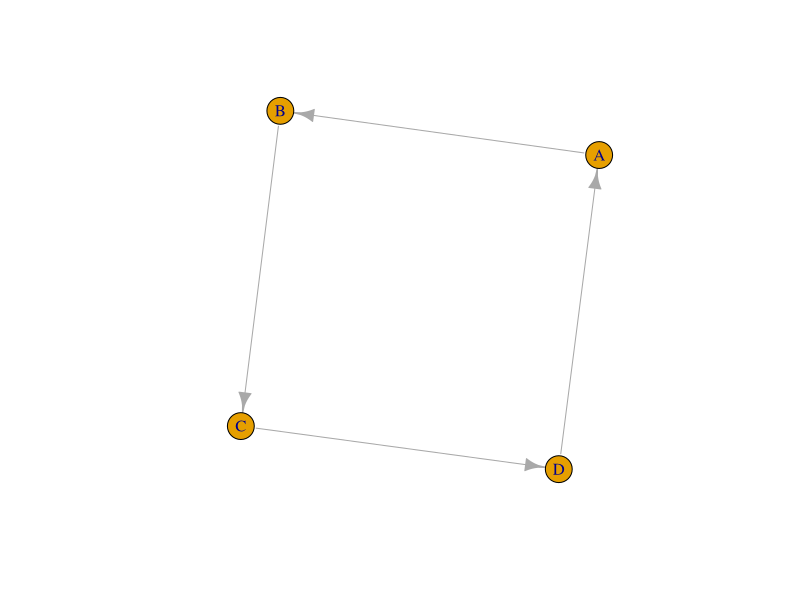
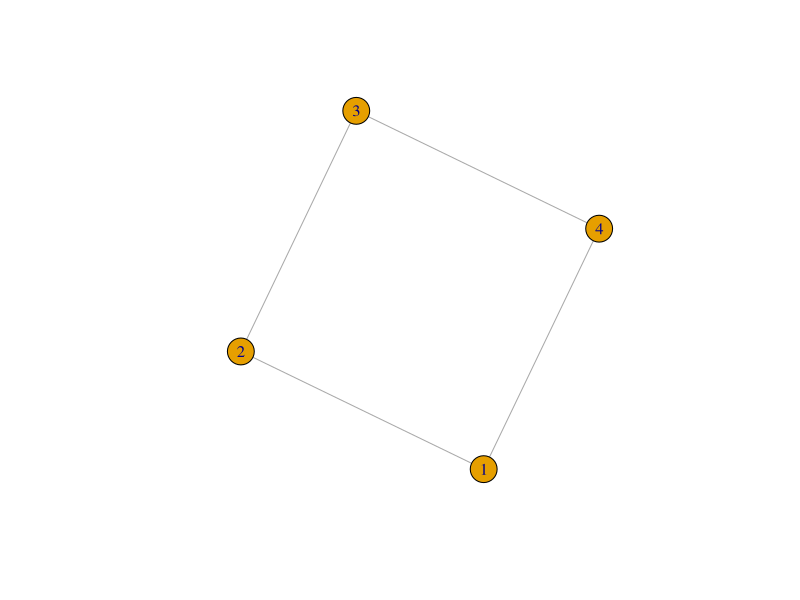
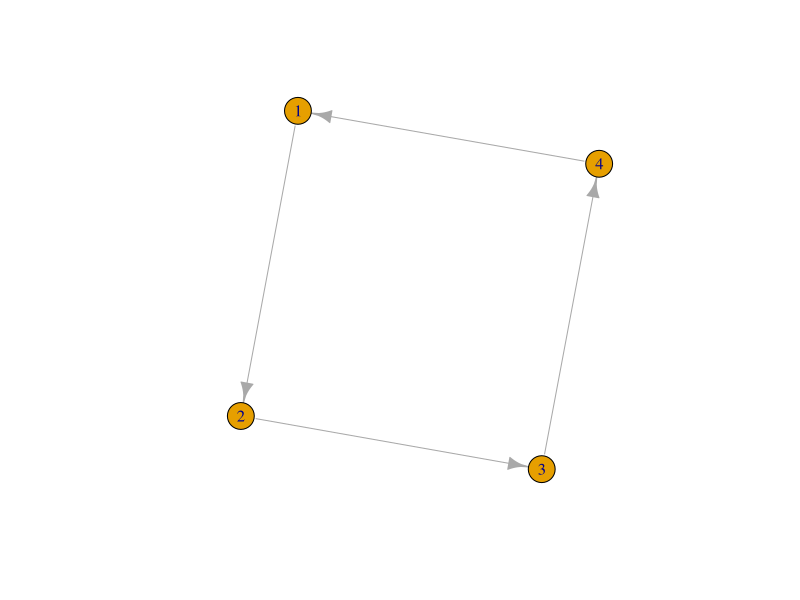
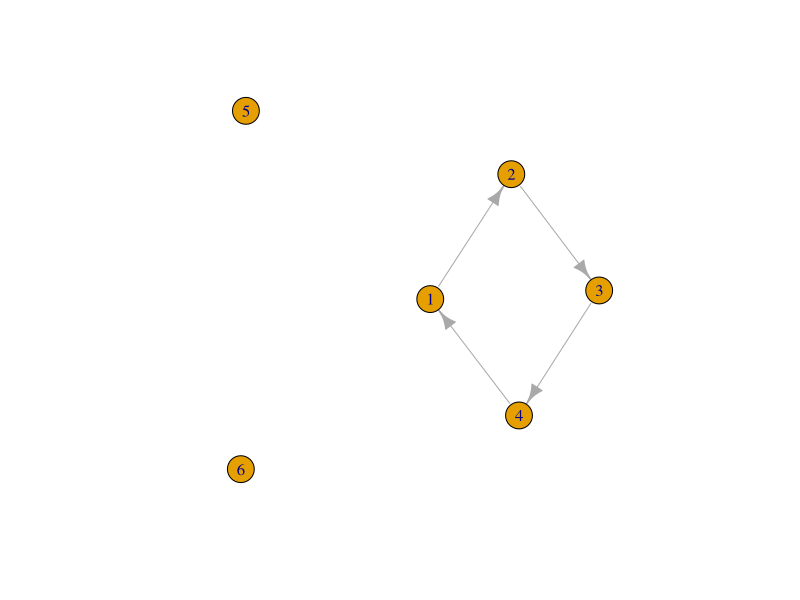
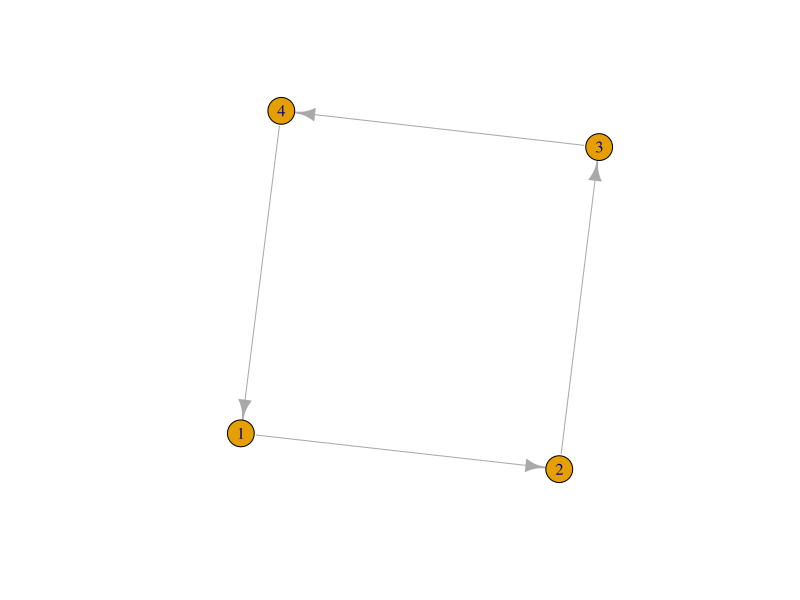
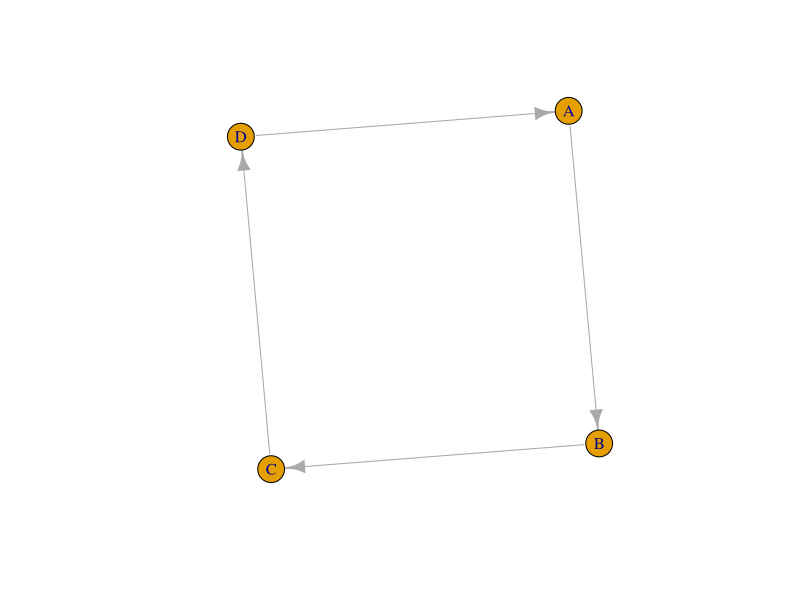
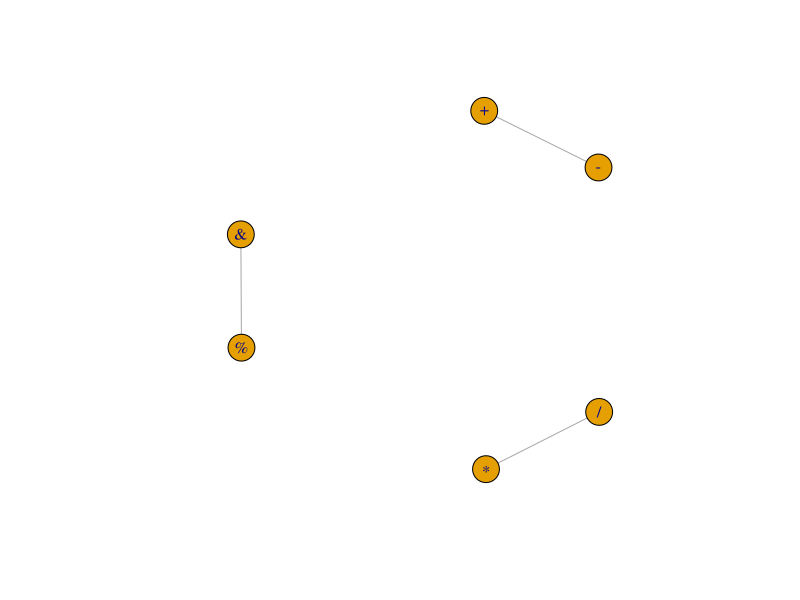
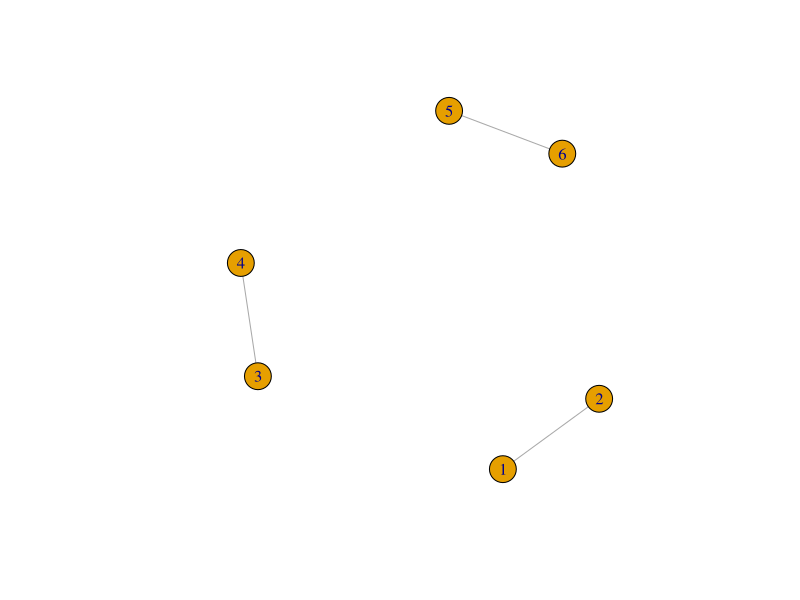

Generate these figures, in order, with R: (Note: this script raises an error after producing the figures.)
## ---- chunk 1
library(igraph)
group <- graph( edges=c('A','B', 'B','C', 'C','D', 'D','A'))
plot(group)
## ---- chunk 2
group1 <- graph( edges=c(1,2, 2,3, 3,4, 4,1), directed=F ) 
plot(group1)
group2 <- graph( edges=c(1,2, 2,3, 3,4, 4,1), directed=T)
plot(group2)
## ---- chunk 3
group3 <- graph(edges=c(1,2, 2,3, 3,4, 4,1), n=6)
plot(group3)
group4 <- graph(edges=c(1,2, 2,3, 3,4, 4,1), n=3)
plot(group4) # produces same result as first graphs
## ---- chunk 4
edges = data.frame(x = c('A','B','C','D'), y = c('B','C','D','A'))
graph1 <- graph_from_data_frame(edges)
plot(graph1)
## ---- chunk 5
graph2 <- graph_from_literal( "+" -- "-", "*" -- "/", "%" -- "&" )
plot(graph2)
## ---- chunk 6
edgelist = matrix(c(1, 2, 3, 4, 5, 6), ncol = 2, byrow = TRUE)
graph3 <- graph_from_edgelist(edgelist, directed = FALSE)
plot(graph3)
## ---- chunk 7
adjm <- matrix(rnorm(100,0,1), nrow=10, ncol=10)
graph4<- graph_from_adjacency_matrix(adjmatrix = adjm, mode="undirected")
plot(graph4)
## ---- chunk 8
emptyGraph <- make_empty_graph(50)
plot(emptyGraph, vertex.size=20)
## ---- chunk 9
fg <- make_full_graph(40)
plot(fg, vertex.size=10, vertex.label=NA)
## ---- chunk 10
st <- make_star(40)
plot(st, vertex.size=10, vertex.label=NA) 
## ---- chunk 11
tr <- make_tree(40, children = 3, mode = "undirected")
plot(tr, vertex.size=10, vertex.label=NA) 
## ---- chunk 12
rn <- make_ring(40)
plot(rn, vertex.size=10, vertex.label=NA)
